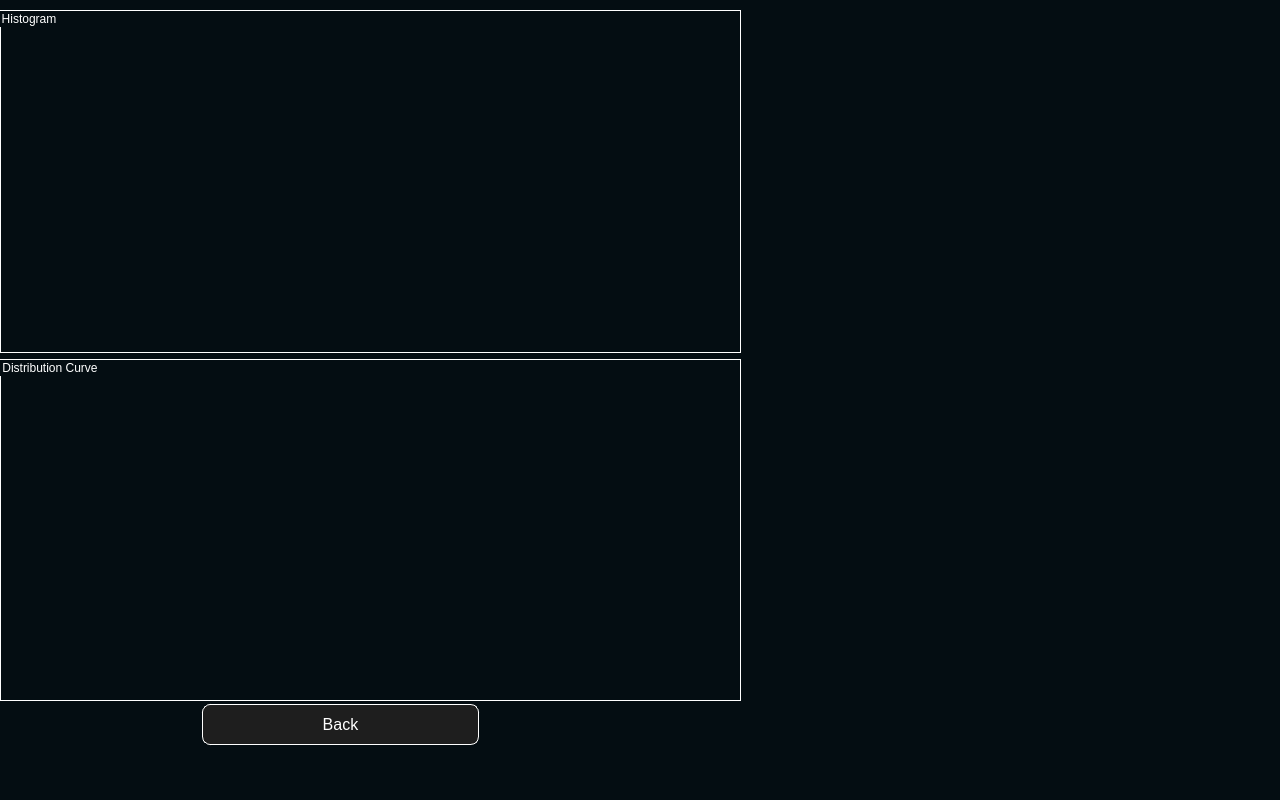
<?xml version="1.0" encoding="UTF-8"?>
<ui version="4.0">
 <class>MainWindow</class>
 <widget class="QMainWindow" name="MainWindow">
  <property name="enabled">
   <bool>true</bool>
  </property>
  <property name="geometry">
   <rect>
    <x>0</x>
    <y>0</y>
    <width>1280</width>
    <height>800</height>
   </rect>
  </property>
  <property name="windowTitle">
   <string>MainWindow</string>
  </property>
  <property name="styleSheet">
   <string notr="true">background-color:#040d12;</string>
  </property>
  <widget class="QWidget" name="centralwidget">
   <widget class="QPushButton" name="upload_button">
    <property name="geometry">
     <rect>
      <x>200</x>
      <y>700</y>
      <width>281</width>
      <height>49</height>
     </rect>
    </property>
    <property name="cursor">
     <cursorShape>PointingHandCursor</cursorShape>
    </property>
    <property name="styleSheet">
     <string notr="true">QPushButton {
                                            background-color: rgb(30, 30, 30);
                                            color: white;
                                            border: none;
                                            padding: 10px 20px;
                                            text-align: center;
                                            text-decoration: none;
                                            font-size: 16px;
                                            margin: 4px 2px;
                                            border-radius: 8px;
                                            border:1px solid white;
                                            }
                                            QPushButton:hover {
                                            background-color: rgb(40,40,40);
                                            }
                                        </string>
    </property>
    <property name="text">
     <string>Back</string>
    </property>
   </widget>
   <widget class="QWidget" name="verticalLayoutWidget">
    <property name="geometry">
     <rect>
      <x>0</x>
      <y>10</y>
      <width>741</width>
      <height>691</height>
     </rect>
    </property>
    <layout class="QVBoxLayout" name="verticalLayout_2">
     <item>
      <widget class="QGroupBox" name="groupBox_2">
       <property name="styleSheet">
        <string notr="true">color:white;
                                    border:1px solid white
                                </string>
       </property>
       <property name="title">
        <string>Histogram</string>
       </property>
      </widget>
     </item>
     <item>
      <widget class="QGroupBox" name="groupBox">
       <property name="styleSheet">
        <string notr="true">color:white;
                                    border:1px solid white
                                </string>
       </property>
       <property name="title">
        <string>Distribution Curve</string>
       </property>
      </widget>
     </item>
    </layout>
   </widget>
  </widget>
  <widget class="QMenuBar" name="menubar">
   <property name="geometry">
    <rect>
     <x>0</x>
     <y>0</y>
     <width>1280</width>
     <height>22</height>
    </rect>
   </property>
  </widget>
  <widget class="QStatusBar" name="statusbar"/>
 </widget>
 <resources/>
 <connections/>
</ui>
